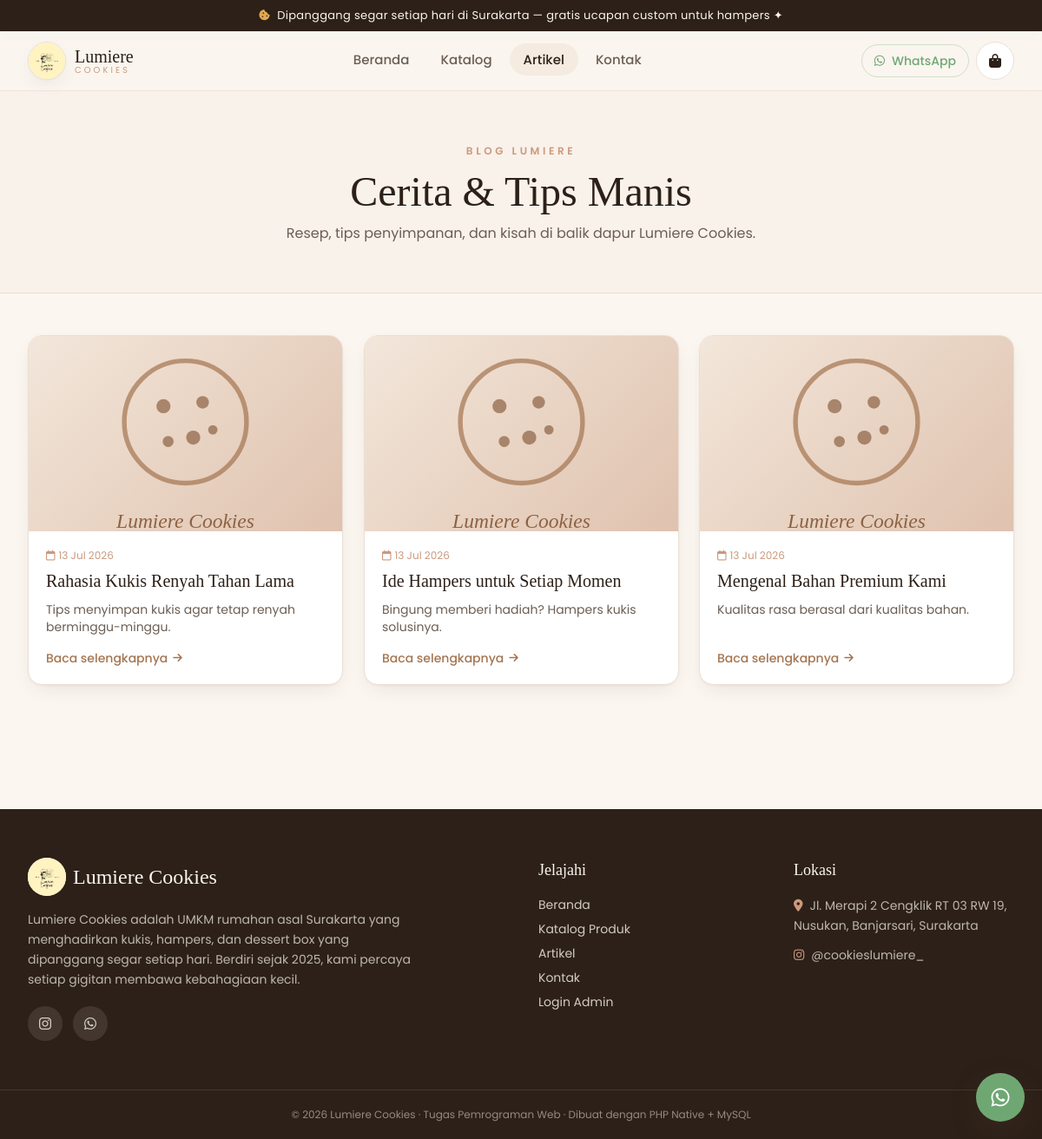
Screenshot of /index.php?page=articles with the database file from the repository.
### tables this page shows
CREATE TABLE articles (
  id           INT AUTO_INCREMENT PRIMARY KEY,
  title        VARCHAR(180) NOT NULL,
  slug         VARCHAR(200) NOT NULL UNIQUE,
  excerpt      VARCHAR(300) DEFAULT NULL,
  content      TEXT,
  image        VARCHAR(255) DEFAULT NULL,
  is_published TINYINT(1) NOT NULL DEFAULT 1,
  created_at   TIMESTAMP NOT NULL DEFAULT CURRENT_TIMESTAMP
);

### public/index.php (called while the page is built, shortened)
<?php
require __DIR__ . '/../src/config/database.php';
require __DIR__ . '/../src/includes/functions.php';
$routes = [
    'home'          => 'public/home.php',
    'catalog'       => 'public/catalog.php',
    'product'       => 'public/product.php',
    'cart'          => 'public/cart.php',
    'checkout'      => 'public/checkout.php',
    'order-success' => 'public/order_success.php',
    'articles'      => 'public/articles.php',
    'article'       => 'public/article.php',
    'contact'       => 'public/contact.php',
    'login'  => 'auth/login.php',
    'logout' => 'auth/logout.php',
    'api/cart' => 'api/cart.php',
    'admin'             => 'admin/dashboard.php',
    'admin/products'    => 'admin/products.php',
    'admin/categories'  => 'admin/categories.php',
    'admin/orders'      => 'admin/orders.php',
    'admin/order'       => 'admin/order_detail.php',
    'admin/export'      => 'admin/export_orders.php',
    'admin/testimonials'=> 'admin/testimonials.php',
    'admin/faqs'        => 'admin/faqs.php',
    'admin/articles'    => 'admin/articles.php',
    'admin/gallery'     => 'admin/gallery.php',
    'admin/messages'    => 'admin/messages.php',
    'admin/settings'    => 'admin/settings.php',
];
$page = $_GET['page'] ?? 'home';
$file = SRC_PATH . '/pages/' . $routes[$page];
require $file;

### src/includes/functions.php (called while the page is built, shortened)
<?php
function e($value): string
{
    return htmlspecialchars((string) ($value ?? ''), ENT_QUOTES, 'UTF-8');
}
function url(string $page = 'home', array $params = []): string
{
    $query = array_merge(['page' => $page], $params);
    return APP_BASE . '/index.php?' . http_build_query($query);
}
function asset(string $path): string
{
    return APP_BASE . '/assets/' . ltrim($path, '/');
}
function article_image(?string $file): string
{
    return asset('images/placeholder.svg');
}
function setting(string $key, ?string $default = null): ?string
{
    static $cache = null;
    if ($cache === null) {
        $cache = [];
        try {
            foreach (db()->query('SELECT setting_key, setting_value FROM settings') as $row) {
                $cache[$row['setting_key']] = $row['setting_value'];
            }
        } catch (Throwable $e) {
            $cache = [];
        }
    }
    return $cache[$key] ?? $default;
}
function whatsapp_numbers(): array
{
    try {
        return db()->query(
            'SELECT * FROM whatsapp_numbers WHERE is_active = 1 ORDER BY is_primary DESC, id ASC'
        )->fetchAll();
    } catch (Throwable $e) {
        return [];
    }
}
function whatsapp_primary(): ?string
{
    $list = whatsapp_numbers();
    return $list[0]['number'] ?? null;
}
function wa_link(?string $number, string $text = ''): string
{
    $number = preg_replace('/\D+/', '', (string) $number);
    $base = 'https://wa.me/' . $number;
    return $text !== '' ? $base . '?text=' . rawurlencode($text) : $base;
}

### src/config/database.php (called while the page is built, shortened)
<?php
if (!function_exists('env')) {
    function env(string $key, $default = null)
    {
        $val = getenv($key);
        return ($val === false || $val === '') ? $default : $val;
    }
}
function db(): PDO
{
    static $pdo = null;
    if ($pdo instanceof PDO) {
        return $pdo;
    }
    $host = env('DB_HOST', '127.0.0.1');
    $port = env('DB_PORT', '3306');
    $name = env('DB_NAME', 'lumiere_cookies');
    $user = env('DB_USER', 'root');
    $pass = env('DB_PASS', '');
    $dsn = "mysql:host={$host};port={$port};dbname={$name};charset=utf8mb4";
    try {
        $pdo = new PDO($dsn, $user, $pass, [
            PDO::ATTR_ERRMODE            => PDO::ERRMODE_EXCEPTION,
            PDO::ATTR_DEFAULT_FETCH_MODE => PDO::FETCH_ASSOC,
            PDO::ATTR_EMULATE_PREPARES   => false,
        ]);
    } catch (PDOException $e) {
        http_response_code(500);
        die(
            '<div style="font-family:sans-serif;max-width:560px;margin:80px auto;padding:24px;'
            . 'border:1px solid #EADFD6;border-radius:16px;background:#FFF8F2;color:#2F241F">'
            . '<h2 style="margin-top:0">Gagal terhubung ke database</h2>'
            . '<p>Pastikan MySQL berjalan dan file <code>.env</code> sudah diisi dengan benar '
            . '(DB_HOST, DB_NAME, DB_USER, DB_PASS), serta <code>schema.sql</code> &amp; '
            . '<code>seed.sql</code> sudah dijalankan.</p>'
            . '<p style="color:#D97A6C"><strong>Detail:</strong> ' . htmlspecialchars($e->getMessage()) . '</p>'
            . '</div>'
        );
    }
    return $pdo;
}

### src/pages/public/articles.php (the view, shortened to what this page needs)
<?php
$activeNav = 'articles';
$pdo     = db();
$page    = max(1, (int) ($_GET['p'] ?? 1));
$perPage = 6;
$total = (int) $pdo->query("SELECT COUNT(*) FROM articles WHERE is_published = 1")->fetchColumn();
$pg    = paginate($total, $perPage, $page);
$stmt = $pdo->prepare(
    "SELECT * FROM articles WHERE is_published = 1 ORDER BY created_at DESC LIMIT ? OFFSET ?"
);
$stmt->bindValue(1, $pg['perPage'], PDO::PARAM_INT);
$stmt->bindValue(2, $pg['offset'], PDO::PARAM_INT);
$stmt->execute();
$articles = $stmt->fetchAll();
require SRC_PATH . '/includes/header.php';
?>
<section class="bg-muted/40 border-b border-line">
  <div class="max-w-7xl mx-auto px-4 sm:px-6 lg:px-8 py-14 text-center" data-aos="fade-up">
    <span class="text-xs tracking-[0.3em] uppercase text-accent font-semibold">Blog Lumiere</span>
    <h1 class="font-display text-4xl sm:text-5xl text-heading mt-3">Cerita & Tips Manis</h1>
    <p class="text-body mt-3 max-w-xl mx-auto">Resep, tips penyimpanan, dan kisah di balik dapur Lumiere Cookies.</p>
  </div>
</section>
<section class="max-w-7xl mx-auto px-4 sm:px-6 lg:px-8 py-12">
  <?php if (!$articles): ?>
    <div class="bg-card border border-line rounded-2xl p-12 text-center shadow-soft">
      <i class="fa-solid fa-newspaper text-5xl text-line mb-4"></i>
      <p class="font-display text-2xl text-heading">Belum ada artikel</p>
      <p class="text-body mt-2">Nantikan konten terbaru dari kami.</p>
    </div>
  <?php else: ?>
    <div class="grid md:grid-cols-2 lg:grid-cols-3 gap-6">
      <?php foreach ($articles as $i => $a): ?>
      <article class="product-card bg-card border border-line rounded-2xl overflow-hidden shadow-soft flex flex-col" data-aos="fade-up" data-aos-delay="<?= $i * 70 ?>">
        <a href="<?= url('article', ['id' => (int) $a['id']]) ?>" class="block aspect-[16/10] overflow-hidden bg-muted">
          <img src="<?= e(article_image($a['image'])) ?>" alt="<?= e($a['title']) ?>" loading="lazy" class="w-full h-full object-cover">
        </a>
        <div class="p-5 flex flex-col flex-1">
          <p class="text-xs text-accent mb-2"><i class="fa-regular fa-calendar mr-1"></i><?= date('d M Y', strtotime($a['created_at'])) ?></p>
          <h2 class="font-display text-xl text-heading leading-snug line-clamp-2">
            <a href="<?= url('article', ['id' => (int) $a['id']]) ?>" class="hover:text-hover transition"><?= e($a['title']) ?></a>
          </h2>
          <p class="text-sm text-body mt-2 line-clamp-3 flex-1"><?= e($a['excerpt']) ?></p>
          <a href="<?= url('article', ['id' => (int) $a['id']]) ?>" class="mt-4 inline-flex items-center text-sm text-primary font-medium hover:text-hover transition">
            Baca selengkapnya <i class="fa-solid fa-arrow-right ml-1.5 text-xs"></i>
          </a>
        </div>
      </article>
      <?php endforeach; ?>
    </div>
  <?php endif; ?>
</section>
<?php require SRC_PATH . '/includes/footer.php'; ?>

### src/includes/header.php (shortened to what this page needs)
<?php
$storeName  = setting('store_name', 'Lumiere Cookies');
$waPrimary  = whatsapp_primary();
$activeNav  = $activeNav ?? '';
?>
<!DOCTYPE html>
<html lang="id" class="scroll-smooth">
<head>
<script src="https://cdn.tailwindcss.com"></script>
<link rel="stylesheet" href="https://cdnjs.cloudflare.com/ajax/libs/font-awesome/6.5.2/css/all.min.css">
<link rel="stylesheet" href="https://cdnjs.cloudflare.com/ajax/libs/aos/2.3.4/aos.css">
<link rel="stylesheet" href="https://cdnjs.cloudflare.com/ajax/libs/Swiper/11.1.4/swiper-bundle.min.css">
<link rel="stylesheet" href="<?= asset('css/style.css') ?>">
</head>
<body class="bg-cream text-body font-sans antialiased selection:bg-secondary/60">
<div class="bg-heading text-cream text-center text-[13px] py-2 px-4 tracking-wide">
  <i class="fa-solid fa-cookie-bite mr-1 text-warning"></i>
  Dipanggang segar setiap hari di Surakarta — gratis ucapan custom untuk hampers ✦
</div>
<header id="navbar" class="sticky top-0 z-40 transition-all duration-300">
  <nav class="backdrop-blur-md bg-cream/80 border-b border-line/70">
    <div class="max-w-7xl mx-auto px-4 sm:px-6 lg:px-8">
      <div class="flex items-center justify-between h-[68px]">
        <a href="<?= url('home') ?>" class="flex items-center gap-2.5 group">
          <span class="grid place-items-center w-11 h-11 rounded-full bg-card border border-line shadow-soft overflow-hidden group-hover:scale-105 transition">
            <img src="<?= asset('images/logo.png') ?>" alt="Lumiere Cookies" class="w-full h-full object-contain">
          </span>
          <span class="leading-tight">
            <span class="block font-display text-xl text-heading">Lumiere</span>
            <span class="block text-[10px] tracking-[0.3em] uppercase text-accent -mt-1">Cookies</span>
          </span>
        </a>
        <ul class="hidden md:flex items-center gap-1 text-[15px] font-medium">
          <?php
          $nav = [
            'home'     => ['Beranda', url('home')],
            'catalog'  => ['Katalog', url('catalog')],
            'articles' => ['Artikel', url('articles')],
            'contact'  => ['Kontak', url('contact')],
          ];
          foreach ($nav as $key => [$label, $href]):
            $is = $activeNav === $key; ?>
            <li>
              <a href="<?= $href ?>" class="px-4 py-2 rounded-full transition hover:bg-muted <?= $is ? 'text-heading bg-muted' : 'text-body' ?>"><?= $label ?></a>
            </li>
          <?php endforeach; ?>
        </ul>
        <div class="flex items-center gap-2">
          <?php if ($waPrimary): ?>
          <a href="<?= e(wa_link($waPrimary, 'Halo Lumiere Cookies, saya ingin bertanya.')) ?>" target="_blank" rel="noopener"
             class="hidden sm:inline-flex items-center gap-2 text-sm font-medium text-success border border-success/30 hover:bg-success hover:text-white px-3.5 py-2 rounded-full transition">
            <i class="fa-brands fa-whatsapp"></i> WhatsApp
          </a>
          <?php endif; ?>
          <button id="cartButton" type="button" aria-label="Keranjang"
            class="relative grid place-items-center w-11 h-11 rounded-full bg-card border border-line hover:border-primary hover:shadow-soft transition group">
            <i class="fa-solid fa-bag-shopping text-heading group-hover:scale-110 transition"></i>
          </button>
        </div>
      </div>
    </div>
  </nav>
</header>
<main>

### src/includes/footer.php (shortened to what this page needs)
</main>
<?php
$address   = setting('address', '');
$igUrl     = setting('instagram_url', '#');
$ig        = setting('instagram', '');
$waPrimary = whatsapp_primary();
?>
<footer class="mt-24 bg-heading text-cream/80">
  <div class="max-w-7xl mx-auto px-4 sm:px-6 lg:px-8 py-14 grid gap-10 md:grid-cols-4">
    <div class="md:col-span-2">
      <div class="flex items-center gap-2 mb-4">
        <span class="grid place-items-center w-11 h-11 rounded-full bg-cream overflow-hidden"><img src="<?= asset('images/logo.png') ?>" alt="Lumiere Cookies" class="w-full h-full object-contain"></span>
        <span class="font-display text-2xl text-cream">Lumiere Cookies</span>
      </div>
      <p class="max-w-md text-sm leading-relaxed text-cream/70">
        <?= e(setting('about', 'Kukis, hampers, dan dessert box yang dipanggang segar setiap hari di Surakarta.')) ?>
      </p>
      <div class="flex items-center gap-3 mt-5">
        <?php if ($ig): ?>
        <a href="<?= e($igUrl) ?>" target="_blank" rel="noopener" class="w-10 h-10 grid place-items-center rounded-full bg-cream/10 hover:bg-primary transition"><i class="fa-brands fa-instagram"></i></a>
        <?php endif; ?>
        <?php if ($waPrimary): ?>
        <a href="<?= e(wa_link($waPrimary, 'Halo Lumiere Cookies!')) ?>" target="_blank" rel="noopener" class="w-10 h-10 grid place-items-center rounded-full bg-cream/10 hover:bg-success transition"><i class="fa-brands fa-whatsapp"></i></a>
        <?php endif; ?>
      </div>
    </div>
    <div>
      <h4 class="font-display text-lg text-cream mb-4">Jelajahi</h4>
      <ul class="space-y-2 text-sm">
        <li><a href="<?= url('home') ?>" class="hover:text-cream transition">Beranda</a></li>
        <li><a href="<?= url('catalog') ?>" class="hover:text-cream transition">Katalog Produk</a></li>
        <li><a href="<?= url('articles') ?>" class="hover:text-cream transition">Artikel</a></li>
        <li><a href="<?= url('contact') ?>" class="hover:text-cream transition">Kontak</a></li>
        <li><a href="<?= url('login') ?>" class="hover:text-cream transition">Login Admin</a></li>
      </ul>
    </div>
    <div>
      <h4 class="font-display text-lg text-cream mb-4">Lokasi</h4>
      <p class="text-sm leading-relaxed text-cream/70"><i class="fa-solid fa-location-dot mr-2 text-accent"></i><?= e($address) ?></p>
      <?php if ($ig): ?><p class="text-sm mt-3 text-cream/70"><i class="fa-brands fa-instagram mr-2 text-accent"></i><?= e($ig) ?></p><?php endif; ?>
    </div>
  </div>
  <div class="border-t border-cream/10">
    <div class="max-w-7xl mx-auto px-4 py-5 text-center text-xs text-cream/50">
      © <?= date('Y') ?> Lumiere Cookies · Tugas Pemrograman Web · Dibuat dengan PHP Native + MySQL
    </div>
  </div>
</footer>
<?php if ($waPrimary): ?>
<a href="<?= e(wa_link($waPrimary, 'Halo Lumiere Cookies, saya ingin memesan.')) ?>" target="_blank" rel="noopener"
   class="fixed bottom-5 right-5 z-30 w-14 h-14 grid place-items-center rounded-full bg-success text-white text-2xl shadow-lift hover:scale-110 transition"
   aria-label="Chat WhatsApp">
  <i class="fa-brands fa-whatsapp"></i>
</a>
<?php endif; ?>
</body>
</html>

### public/assets/css/style.css (style rules this page uses)
:root { --primary: #A47551; --hover: #8C6244; --line: #EADFD6; --heading: #2C2018; }
* { -webkit-tap-highlight-color: transparent; }
.product-card { transition: transform .35s cubic-bezier(.22,1,.36,1), box-shadow .35s, border-color .35s; will-change: transform; }
.product-card img { transition: transform .5s cubic-bezier(.22,1,.36,1); }

### rows the page displays
articles: created_at "13 Jul 2026", title "Rahasia Kukis Renyah Tahan Lama", excerpt "Tips menyimpan kukis agar tetap renyah berminggu-minggu."
articles: created_at "13 Jul 2026", title "Ide Hampers untuk Setiap Momen", excerpt "Bingung memberi hadiah? Hampers kukis solusinya."
articles: created_at "13 Jul 2026", title "Mengenal Bahan Premium Kami", excerpt "Kualitas rasa berasal dari kualitas bahan."

### other values shown
$label "Beranda"
$label "Katalog"
$label "Artikel"
$label "Kontak"
$address "Jl. Merapi 2 Cengklik RT 03 RW 19, Nusukan, Banjarsari, Surakarta"
$ig "@cookieslumiere_"
